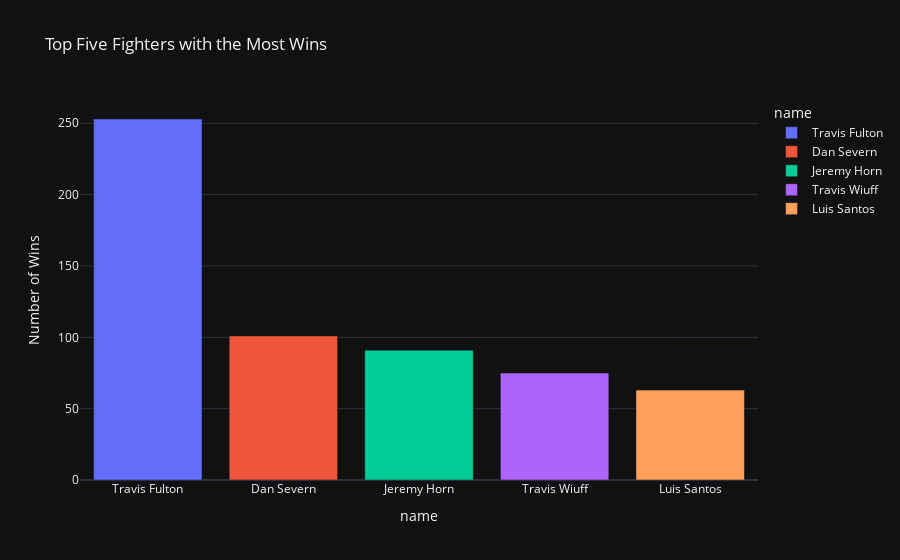

Source (notebook cell):
### Code cell
import pandas as pd
import plotly.express as px


top_five_fighters = fighters_wins_losses.sort_values(by='wins', ascending=False).head(5)
fig = px.bar(top_five_fighters, x='name', y='wins', color='name',
             labels={'fighter_name': 'Fighter Name', 'wins': 'Win Count'},
             title='Top Five Fighters with the Most Wins',
             template='plotly_dark') 
fig.show()

### Figure 1 — Plotly figure (JSON) as saved in the notebook; plotly's stock layout.template omitted (floating-point values rounded to 4 significant figures)
{"data": [{"alignmentgroup": "True", "hovertemplate": "name=%{x}<br>Number of Wins=%{y}<extra></extra>", "legendgroup": "Travis Fulton", "marker": {"color": "#636efa", "pattern": {"shape": ""}}, "name": "Travis Fulton", "offsetgroup": "Travis Fulton", "orientation": "v", "showlegend": true, "textposition": "auto", "type": "bar", "x": ["Travis Fulton"], "xaxis": "x", "y": [253], "yaxis": "y"}, {"alignmentgroup": "True", "hovertemplate": "name=%{x}<br>Number of Wins=%{y}<extra></extra>", "legendgroup": "Dan Severn", "marker": {"color": "#EF553B", "pattern": {"shape": ""}}, "name": "Dan Severn", "offsetgroup": "Dan Severn", "orientation": "v", "showlegend": true, "textposition": "auto", "type": "bar", "x": ["Dan Severn"], "xaxis": "x", "y": [101], "yaxis": "y"}, {"alignmentgroup": "True", "hovertemplate": "name=%{x}<br>Number of Wins=%{y}<extra></extra>", "legendgroup": "Jeremy Horn", "marker": {"color": "#00cc96", "pattern": {"shape": ""}}, "name": "Jeremy Horn", "offsetgroup": "Jeremy Horn", "orientation": "v", "showlegend": true, "textposition": "auto", "type": "bar", "x": ["Jeremy Horn"], "xaxis": "x", "y": [91], "yaxis": "y"}, {"alignmentgroup": "True", "hovertemplate": "name=%{x}<br>Number of Wins=%{y}<extra></extra>", "legendgroup": "Travis Wiuff", "marker": {"color": "#ab63fa", "pattern": {"shape": ""}}, "name": "Travis Wiuff", "offsetgroup": "Travis Wiuff", "orientation": "v", "showlegend": true, "textposition": "auto", "type": "bar", "x": ["Travis Wiuff"], "xaxis": "x", "y": [75], "yaxis": "y"}, {"alignmentgroup": "True", "hovertemplate": "name=%{x}<br>Number of Wins=%{y}<extra></extra>", "legendgroup": "Luis Santos", "marker": {"color": "#FFA15A", "pattern": {"shape": ""}}, "name": "Luis Santos", "offsetgroup": "Luis Santos", "orientation": "v", "showlegend": true, "textposition": "auto", "type": "bar", "x": ["Luis Santos"], "xaxis": "x", "y": [63], "yaxis": "y"}], "layout": {"barmode": "relative", "legend": {"title": {"text": "name"}, "tracegroupgap": 0}, "title": {"text": "Top Five Fighters with the Most Wins"}, "xaxis": {"anchor": "y", "categoryarray": ["Travis Fulton", "Dan Severn", "Jeremy Horn", "Travis Wiuff", "Luis Santos"], "categoryorder": "array", "domain": [0, 1], "title": {"text": "name"}}, "yaxis": {"anchor": "x", "domain": [0, 1], "title": {"text": "Number of Wins"}}}}
